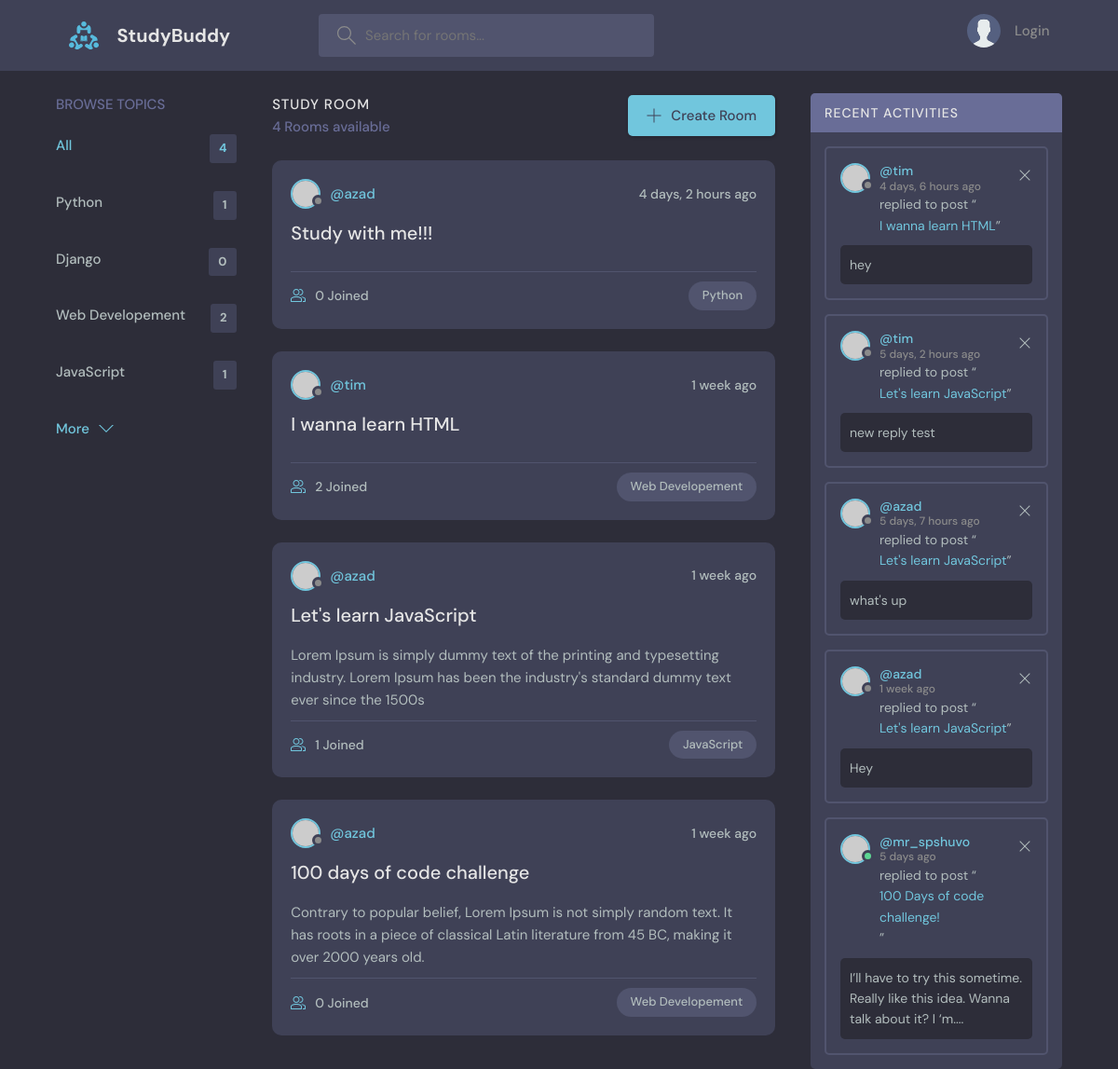
The page / on the database its author committed.
### base/models.py (models this page shows, shortened)
class Topic(models.Model):
    name = models.CharField(max_length = 200)

class Room(models.Model):
    host  = models.ForeignKey(User, on_delete = models.SET_NULL, null = True)
    topic = models.ForeignKey(Topic, on_delete = models.SET_NULL, null = True)
    name = models.CharField(max_length=200)
    description = models.TextField(null = True, blank = True)
    participants = models.ManyToManyField(User, related_name= 'participants', blank=True)
    updated = models.DateTimeField(auto_now=True)
    created = models.DateTimeField(auto_now_add=True)
    class Meta:
        ordering = ['-updated', '-created']
    def __str__(self):
        return self.name

class Message(models.Model):
    user = models.ForeignKey(User, on_delete = models.CASCADE)
    room = models.ForeignKey(Room, on_delete = models.CASCADE)
    body = models.TextField()
    updated = models.DateTimeField(auto_now=True)
    created = models.DateTimeField(auto_now_add=True)
    class Meta:
        ordering = ['-updated', '-created']
    def __str__(self):
        return self.body[0:50]

### base/views.py (the view)
# urls.py: path('', views.home, name='home'),
def home(request):
    q = request.GET.get('q') if request.GET.get('q') != None else ''
    rooms = Room.objects.filter(
        Q(topic__name__icontains = q) |
        Q(name__icontains = q) |
        Q(description__icontains = q)
        )
    topics = Topic.objects.all()
    room_count = rooms.count()
    room_messages = Message.objects.filter(Q(room__topic__name__icontains = q))
    context = {
        'rooms': rooms,
        'topics': topics,
        'room_count': room_count,
        'room_messages': room_messages
        }
    return render(request, 'base/home.html', context)

### base/templates/base/home.html (shortened to what this page needs)
<!DOCTYPE html>
{% load static %}
<html lang="en">
  <head>
    <link rel="stylesheet" href="{% static 'styles/style.css' %}" />
  </head>
  <body>
    {% include "navbar.html" %}
    <main class="layout layout--3">
      <div class="container">
        {% include 'base/topics_component.html' %}
        {% include 'base/feed_component.html' %}
        {% include 'base/activity_component.html' %}
      </div>
    </main>
  </body>
</html>

### templates/navbar.html (shortened to what this page needs)
{% load static %}
<header class="header header--loggedIn">
    <div class="container">
        <a href="{% url 'home' %}" class="header__logo">
            <img src="{% static 'images/logo.svg' %}" />
            <h1>StudyBuddy</h1>
        </a>
        <form class="header__search" method="GET" action="{% url 'home' %}">
            <label>
            <input type="text" name = "q" placeholder="Search for rooms..." />
            </label>
        </form>
        <nav class="header__menu">
            {% if request.user.is_authenticated %}
            <div class="header__user">
                <a href="{% url 'user-profile' request.user.id %}">
                    <div class="avatar avatar--medium active">
                    <img src="{% static 'images/avatar.svg' %}" />
                    </div>
                    <p>{{request.user.username}} <span>@{{request.user.username}}</span></p>
                </a>
                <button class="dropdown-button">
                    <svg version="1.1" xmlns="http://www.w3.org/2000/svg" width="32" height="32" viewBox="0 0 32 32">
                    <title>chevron-down</title>
                    <path d="M16 21l-13-13h-3l16 16 16-16h-3l-13 13z"></path>
                    </svg>
                </button>
            </div>
            <div class="dropdown-menu">
                <a href="settings.html" class="dropdown-link"
                    ><svg version="1.1" xmlns="http://www.w3.org/2000/svg" width="32" height="32" viewBox="0 0 32 32">
                    <title>tools</title>
                    <path
                        d="M27.465 32c-1.211 0-2.35-0.471-3.207-1.328l-9.392-9.391c-2.369 0.898-4.898 0.951-7.355 0.15-3.274-1.074-5.869-3.67-6.943-6.942-0.879-2.682-0.734-5.45 0.419-8.004 0.135-0.299 0.408-0.512 0.731-0.572 0.32-0.051 0.654 0.045 0.887 0.277l5.394 5.395 3.586-3.586-5.394-5.395c-0.232-0.232-0.336-0.564-0.276-0.887s0.272-0.596 0.572-0.732c2.552-1.152 5.318-1.295 8.001-0.418 3.274 1.074 5.869 3.67 6.943 6.942 0.806 2.457 0.752 4.987-0.15 7.358l9.392 9.391c0.844 0.842 1.328 2.012 1.328 3.207-0 2.5-2.034 4.535-4.535 4.535zM15.101 19.102c0.26 0 0.516 0.102 0.707 0.293l9.864 9.863c0.479 0.479 1.116 0.742 1.793 0.742 1.398 0 2.535-1.137 2.535-2.535 0-0.668-0.27-1.322-0.742-1.793l-9.864-9.863c-0.294-0.295-0.376-0.74-0.204-1.119 0.943-2.090 1.061-4.357 0.341-6.555-0.863-2.631-3.034-4.801-5.665-5.666-1.713-0.561-3.468-0.609-5.145-0.164l4.986 4.988c0.391 0.391 0.391 1.023 0 1.414l-5 5c-0.188 0.188-0.441 0.293-0.707 0.293s-0.52-0.105-0.707-0.293l-4.987-4.988c-0.45 1.682-0.397 3.436 0.164 5.146 0.863 2.631 3.034 4.801 5.665 5.666 2.2 0.721 4.466 0.604 6.555-0.342 0.132-0.059 0.271-0.088 0.411-0.088z"
                    ></path>
                    </svg>
                    Settings</a
                >
                <a href="{% url 'logout' %}" class="dropdown-link"><svg version="1.1" xmlns="http://www.w3.org/2000/svg" width="32" height="32" viewBox="0 0 32 32">
                    <title>sign-out</title>
                    <path
                        d="M3 0h22c0.553 0 1 0 1 0.553l-0 3.447h-2v-2h-20v28h20v-2h2l0 3.447c0 0.553-0.447 0.553-1 0.553h-22c-0.553 0-1-0.447-1-1v-30c0-0.553 0.447-1 1-1z"
                    ></path>
                    <path
                        d="M21.879 21.293l1.414 1.414 6.707-6.707-6.707-6.707-1.414 1.414 4.293 4.293h-14.172v2h14.172l-4.293 4.293z"
                    ></path>
                    </svg>
                    Logout</a>
            </div>
            {% else %}
            <a href="{% url 'login' %}">
            <img src="./assets/avatar.svg" />
            <p>Login</p>
            </a>
            {% endif %}
        </nav>
    </div>
</header>

### base/templates/base/topics_component.html
<div class="topics">
    <div class="topics__header">
      <h2>Browse Topics</h2>
    </div>
    <ul class="topics__list">
      <li>
        <a href="{% url 'home' %}" class="active">All <span>{{topics.count}}</span></a>
      </li>
      {% for topic in topics %}
      <li>
        <a href="{% url 'home' %}?q={{topic.name}}">{{topic.name}} <span>{{topic.room_set.all.count}}</span></a>
      </li>
      {% endfor %}
    </ul>
    <a class="btn btn--link" href="topics.html">
      More
      <svg version="1.1" xmlns="http://www.w3.org/2000/svg" width="32" height="32" viewBox="0 0 32 32">
        <title>chevron-down</title>
        <path d="M16 21l-13-13h-3l16 16 16-16h-3l-13 13z"></path>
      </svg>
    </a>
</div>

### base/templates/base/feed_component.html (shortened to what this page needs)
<div class="roomList">
    <div class="roomList__header">
        <div>
            <h2>Study Room</h2>
            <p>{{rooms.count}} Rooms available</p>
        </div>
        <a class="btn btn--main" href="{% url 'create-room' %}">
            <svg version="1.1" xmlns="http://www.w3.org/2000/svg" width="32" height="32" viewBox="0 0 32 32">
                <title>add</title>
                <path
                d="M16.943 0.943h-1.885v14.115h-14.115v1.885h14.115v14.115h1.885v-14.115h14.115v-1.885h-14.115v-14.115z"
                ></path>
            </svg>
            Create Room
        </a>
    </div>
    {% for room in rooms %}
    <div class="roomListRoom">
        <div class="roomListRoom__header">
            <a href="{% url 'user-profile' room.host.id %}" class="roomListRoom__author">
                <div class="avatar avatar--small">
                    <img src="https://randomuser.me/api/portraits/women/11.jpg" />
                </div>
                <span>@{{room.host.username}}</span>
            </a>
            <div class="roomListRoom__actions">
                <span>{{room.created|timesince}} ago</span>
            </div>
        </div>
        <div class="roomListRoom__content">
            <a href="{% url 'room' room.id %}">{{room.name}}</a>
            <p>{{room.description}}</p>
        </div>
        <div class="roomListRoom__meta">
            <a class="roomListRoom__joined">
                {{room.participants.count}} Joined
            </a>
            <p class="roomListRoom__topic">{{room.topic.name}}</p>
        </div>
    </div>
    {% endfor %}
</div>

### base/templates/base/activity_component.html (shortened to what this page needs)
<div class="activities">
    <div class="activities__header">
      <h2>Recent Activities</h2>
    </div>
    {% for message in room_messages %}
    <div class="activities__box">
        <div class="activities__boxHeader roomListRoom__header">
            <a href="{% url 'user-profile' message.user.id %}" class="roomListRoom__author">
                <div class="avatar avatar--small">
                    <img src="https://randomuser.me/api/portraits/women/11.jpg" />
                </div>
                <p>
                    @{{message.user}}
                    <span>{{message.created|timesince}} ago</span>
                </p>
            </a>
            <div class="roomListRoom__actions">
                <a href="#">
                    <svg version="1.1" xmlns="http://www.w3.org/2000/svg" width="32" height="32" viewBox="0 0 32 32">
                        <title>remove</title>
                        <path
                        d="M27.314 6.019l-1.333-1.333-9.98 9.981-9.981-9.981-1.333 1.333 9.981 9.981-9.981 9.98 1.333 1.333 9.981-9.98 9.98 9.98 1.333-1.333-9.98-9.98 9.98-9.981z"
                        ></path>
                    </svg>
                </a>
            </div>
        </div>
        <div class="activities__boxContent">
            <p>replied to post “<a href="room.html">{{message.room}}</a>”</p>
            <div class="activities__boxRoomContent">
                {{message}}
            </div>
        </div>
    </div>
    {% endfor %}
    <div class="activities__box">
      <div class="activities__boxHeader roomListRoom__header">
        <a href="profile.html" class="roomListRoom__author">
          <div class="avatar avatar--small active">
            <img src="https://randomuser.me/api/portraits/men/13.jpg" />
          </div>
          <p>
            @mr_spshuvo
            <span>5 days ago</span>
          </p>
        </a>
        <div class="roomListRoom__actions">
          <a href="#">
            <svg version="1.1" xmlns="http://www.w3.org/2000/svg" width="32" height="32" viewBox="0 0 32 32">
              <title>remove</title>
              <path
                d="M27.314 6.019l-1.333-1.333-9.98 9.981-9.981-9.981-1.333 1.333 9.981 9.981-9.981 9.98 1.333 1.333 9.981-9.98 9.98 9.98 1.333-1.333-9.98-9.98 9.98-9.981z"
              ></path>
            </svg>
          </a>
        </div>
      </div>
      <div class="activities__boxContent">
        <p>replied to post “<a href="room.html">100 Days of code challenge!</a>”</p>
        <div class="activities__boxRoomContent">
          I’ll have to try this sometime. Really like this idea. Wanna talk about it? I ‘m....
        </div>
      </div>
    </div>
</div>

### rows shown on the page
Topic: name "Python", room_set.all.count "1"
Topic: name "Django", room_set.all.count "0"
Topic: name "Web Developement", room_set.all.count "2"
Topic: name "JavaScript", room_set.all.count "1"
Room: host.username "azad", created "4 days, 2 hours", name "Study with me!!!", participants.count "0", topic.name "Python"
Room: host.username "tim", created "1 week", name "I wanna learn HTML", participants.count "2", topic.name "Web Developement"
Room: host.username "azad", created "1 week", name "Let's learn JavaScript", description "Lorem Ipsum is simply dummy text of the printing and typesetting industry. Lorem Ipsum has been the industry's standard dummy text ever since the 1500s", participants.count "1", topic.name "JavaScript"
Room: host.username "azad", created "1 week", name "100 days of code challenge", description "Contrary to popular belief, Lorem Ipsum is not simply random text. It has roots in a piece of classical Latin literature from 45 BC, making it over 2000 years old.", participants.count "0", topic.name "Web Developement"
Message: user "tim", created "4 days, 6 hours", room "I wanna learn HTML", body "hey"
Message: user "tim", created "5 days, 2 hours", room "Let's learn JavaScript", body "new reply test"
Message: user "azad", created "5 days, 7 hours", room "Let's learn JavaScript", body "what's up"
Message: user "azad", created "1 week", room "Let's learn JavaScript", body "Hey"

### other values the page prints
{{ topics.count }} "4"
{{ rooms.count }} "4"
